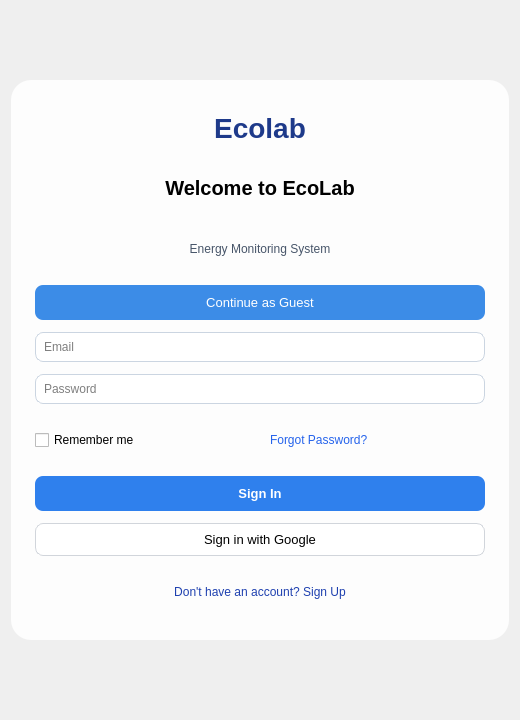
<?xml version="1.0" encoding="UTF-8"?>
<ui version="4.0">
 <class>LoginPage</class>
 <widget class="QWidget" name="LoginPage">
  <property name="geometry">
   <rect>
    <x>0</x>
    <y>0</y>
    <width>520</width>
    <height>720</height>
   </rect>
  </property>
  <property name="windowTitle">
   <string>Ecolab Login</string>
  </property>
  <property name="styleSheet">
   <string notr="true">

QWidget {
    background: qlineargradient(
        x1:0, y1:0, x2:1, y2:1,
        stop:0 #1f5fae,
        stop:1 #6fb3ff
    );
    font-family: Segoe UI;
}

/* LOGIN CARD */
#loginCard {
    background: rgba(255,255,255,0.85);
    border-radius: 20px;
}

/* INPUT */
QLineEdit {
    background: rgba(255,255,255,0.8);
    border: 1px solid #cbd5e1;
    border-radius: 8px;
    padding: 6px;
}

/* BUTTON PRIMARY */
QPushButton#loginButton {
    background-color: #2f80ed;
    color: white;
    border-radius: 8px;
    padding: 10px;
    font-weight: bold;
}

QPushButton#loginButton:hover {
    background-color: #1c6dd0;
}

/* BUTTON GUEST */
QPushButton#guestButton {
    background-color: #3c8ce7;
    color: white;
    border-radius: 8px;
    padding: 10px;
}

/* GOOGLE BUTTON */
QPushButton#googleButton {
    background: white;
    border: 1px solid #d1d5db;
    border-radius: 8px;
    padding: 8px;
}

QPushButton {
    font-size: 13px;
}

   </string>
  </property>

  <layout class="QVBoxLayout" name="verticalLayoutMain">
   <property name="alignment">
    <set>Qt::AlignCenter</set>
   </property>

   <item>
    <widget class="QFrame" name="loginCard">
     <property name="minimumSize">
      <size>
       <width>380</width>
       <height>560</height>
      </size>
     </property>

     <layout class="QVBoxLayout" name="cardLayout">
      <property name="spacing">
       <number>12</number>
      </property>
      <property name="leftMargin">
       <number>24</number>
      </property>
      <property name="rightMargin">
       <number>24</number>
      </property>
      <property name="topMargin">
       <number>24</number>
      </property>
      <property name="bottomMargin">
       <number>24</number>
      </property>

      <!-- LOGO -->
      <item>
       <widget class="QLabel" name="labelLogo">
        <property name="text">
         <string>Ecolab</string>
        </property>
        <property name="alignment">
         <set>Qt::AlignCenter</set>
        </property>
        <property name="styleSheet">
         <string notr="true">
font-size:28px;
font-weight:bold;
color:#1e3a8a;
         </string>
        </property>
       </widget>
      </item>

      <!-- TITLE -->
      <item>
       <widget class="QLabel" name="labelWelcome">
        <property name="text">
         <string>Welcome to EcoLab</string>
        </property>
        <property name="alignment">
         <set>Qt::AlignCenter</set>
        </property>
        <property name="styleSheet">
         <string notr="true">
font-size:20px;
font-weight:600;
         </string>
        </property>
       </widget>
      </item>

      <item>
       <widget class="QLabel" name="labelSubtitle">
        <property name="text">
         <string>Energy Monitoring System</string>
        </property>
        <property name="alignment">
         <set>Qt::AlignCenter</set>
        </property>
        <property name="styleSheet">
         <string notr="true">
color:#475569;
         </string>
        </property>
       </widget>
      </item>

      <!-- GUEST BUTTON -->
      <item>
       <widget class="QPushButton" name="guestButton">
        <property name="text">
         <string>Continue as Guest</string>
        </property>
       </widget>
      </item>

      <!-- EMAIL -->
      <item>
       <widget class="QLineEdit" name="inputEmail">
        <property name="placeholderText">
         <string>Email</string>
        </property>
       </widget>
      </item>

      <!-- PASSWORD -->
      <item>
       <widget class="QLineEdit" name="inputPassword">
        <property name="echoMode">
         <enum>QLineEdit::Password</enum>
        </property>
        <property name="placeholderText">
         <string>Password</string>
        </property>
       </widget>
      </item>

      <!-- REMEMBER -->
      <item>
       <layout class="QHBoxLayout" name="rememberLayout">
        <item>
         <widget class="QCheckBox" name="rememberCheck">
          <property name="text">
           <string>Remember me</string>
          </property>
         </widget>
        </item>
        <item>
         <spacer name="spacer1">
          <property name="orientation">
           <enum>Qt::Horizontal</enum>
          </property>
         </spacer>
        </item>
        <item>
         <widget class="QLabel" name="labelForgot">
          <property name="text">
           <string>Forgot Password?</string>
          </property>
          <property name="styleSheet">
           <string notr="true">
color:#2563eb;
           </string>
          </property>
         </widget>
        </item>
       </layout>
      </item>

      <!-- LOGIN -->
      <item>
       <widget class="QPushButton" name="loginButton">
        <property name="text">
         <string>Sign In</string>
        </property>
       </widget>
      </item>

      <!-- GOOGLE -->
      <item>
       <widget class="QPushButton" name="googleButton">
        <property name="text">
         <string>Sign in with Google</string>
        </property>
       </widget>
      </item>

      <!-- SIGNUP -->
      <item>
       <widget class="QLabel" name="labelSignup">
        <property name="text">
         <string>Don't have an account? Sign Up</string>
        </property>
        <property name="alignment">
         <set>Qt::AlignCenter</set>
        </property>
        <property name="styleSheet">
         <string notr="true">
color:#1e40af;
         </string>
        </property>
       </widget>
      </item>

     </layout>
    </widget>
   </item>

  </layout>
 </widget>
 <resources/>
 <connections/>
</ui>
